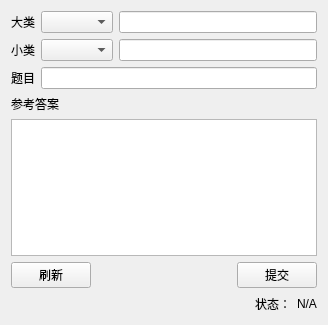
<?xml version="1.0" encoding="UTF-8"?>
<ui version="4.0">
 <class>DB_AddItem</class>
 <widget class="QWidget" name="DB_AddItem">
  <property name="geometry">
   <rect>
    <x>0</x>
    <y>0</y>
    <width>328</width>
    <height>325</height>
   </rect>
  </property>
  <property name="windowTitle">
   <string>Form</string>
  </property>
  <layout class="QVBoxLayout" name="verticalLayout_2">
   <item>
    <layout class="QHBoxLayout" name="horizontalLayout" stretch="0,1,3">
     <item>
      <widget class="QLabel" name="label">
       <property name="text">
        <string>大类</string>
       </property>
      </widget>
     </item>
     <item>
      <widget class="QComboBox" name="CBoxBig"/>
     </item>
     <item>
      <widget class="QLineEdit" name="lineEditBig"/>
     </item>
    </layout>
   </item>
   <item>
    <layout class="QHBoxLayout" name="horizontalLayout_2" stretch="0,1,3">
     <item>
      <widget class="QLabel" name="label_2">
       <property name="text">
        <string>小类</string>
       </property>
      </widget>
     </item>
     <item>
      <widget class="QComboBox" name="CBoxSml"/>
     </item>
     <item>
      <widget class="QLineEdit" name="lineEditSml"/>
     </item>
    </layout>
   </item>
   <item>
    <layout class="QHBoxLayout" name="horizontalLayout_3" stretch="0,4">
     <item>
      <widget class="QLabel" name="label_3">
       <property name="text">
        <string>题目</string>
       </property>
      </widget>
     </item>
     <item>
      <widget class="QLineEdit" name="lineEditPrstion"/>
     </item>
    </layout>
   </item>
   <item>
    <layout class="QVBoxLayout" name="verticalLayout">
     <item>
      <widget class="QLabel" name="label_4">
       <property name="text">
        <string>参考答案</string>
       </property>
      </widget>
     </item>
     <item>
      <widget class="QTextEdit" name="textEditanser"/>
     </item>
    </layout>
   </item>
   <item>
    <layout class="QHBoxLayout" name="horizontalLayout_4">
     <item>
      <widget class="QPushButton" name="ButtonRe">
       <property name="text">
        <string>刷新</string>
       </property>
      </widget>
     </item>
     <item>
      <spacer name="horizontalSpacer">
       <property name="orientation">
        <enum>Qt::Horizontal</enum>
       </property>
       <property name="sizeHint" stdset="0">
        <size>
         <width>40</width>
         <height>20</height>
        </size>
       </property>
      </spacer>
     </item>
     <item>
      <widget class="QPushButton" name="ButtonSub">
       <property name="text">
        <string>提交</string>
       </property>
      </widget>
     </item>
    </layout>
   </item>
   <item>
    <layout class="QHBoxLayout" name="horizontalLayout_5">
     <item>
      <spacer name="horizontalSpacer_2">
       <property name="orientation">
        <enum>Qt::Horizontal</enum>
       </property>
       <property name="sizeHint" stdset="0">
        <size>
         <width>40</width>
         <height>20</height>
        </size>
       </property>
      </spacer>
     </item>
     <item>
      <widget class="QLabel" name="label_5">
       <property name="text">
        <string>状态：</string>
       </property>
      </widget>
     </item>
     <item>
      <widget class="QLabel" name="labelStatus">
       <property name="text">
        <string>N/A</string>
       </property>
      </widget>
     </item>
    </layout>
   </item>
  </layout>
 </widget>
 <resources/>
 <connections/>
</ui>
